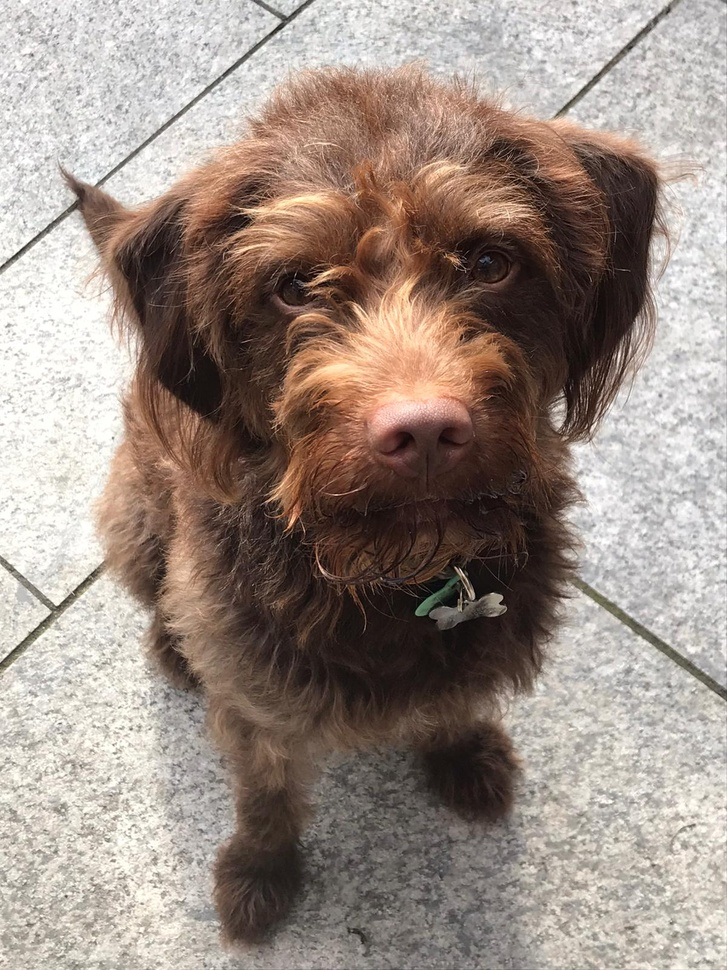
#> input picture ASCII Art/hodor.jpg, 727 x 970 px, shrunk from 1200 x 1600 before the run
$ python class.py
#> lines starting #> are read from the running program, lines starting #| are printed output that depends on the picture
# -*- coding: utf-8 -*-
"""
Created on Wed Dec 29 13:24:07 2021

@author: ellio
"""

import numpy as np
import PIL
from PIL import ImageOps

class Ascii_Imager():

    def __init__(self, fname:str, ascii_chars=None, compress:int=2):

        """
        Loads in an Image file and converts it to ascii character art

        ----------
        Parameters
        ----------

        fname: str
            filename of image to convert to ascii

        ascii_chars: list (optional)
            list of ascii characters. If not provided will use default list
            instead (recommended)

        compress: int (optional)
            if 1, does nothing. If even number, will compress image resolution
            by to original resolution/compress using a mean filter

        -------
        Outputs
        -------

        Text file sharing same name as input fname of ascii character art

        """
#> called with fname = 'hodor.jpg', compress = 1

        if ascii_chars == None:
            #ascii characters should decrease in intensity
            self.ascii_chars = ["@", "&", "%", "£", "$", "?", "!", ":", "*",
                                "+", "-", ".", " "]

        #load image and convert to greyscale values
        self.image = PIL.Image.open(fname)
#> self.image is the input picture: PIL image 727x970 RGB; mean R, G, B 155.3, 141.2, 132.5
        self.grey_image = ImageOps.grayscale(self.image)
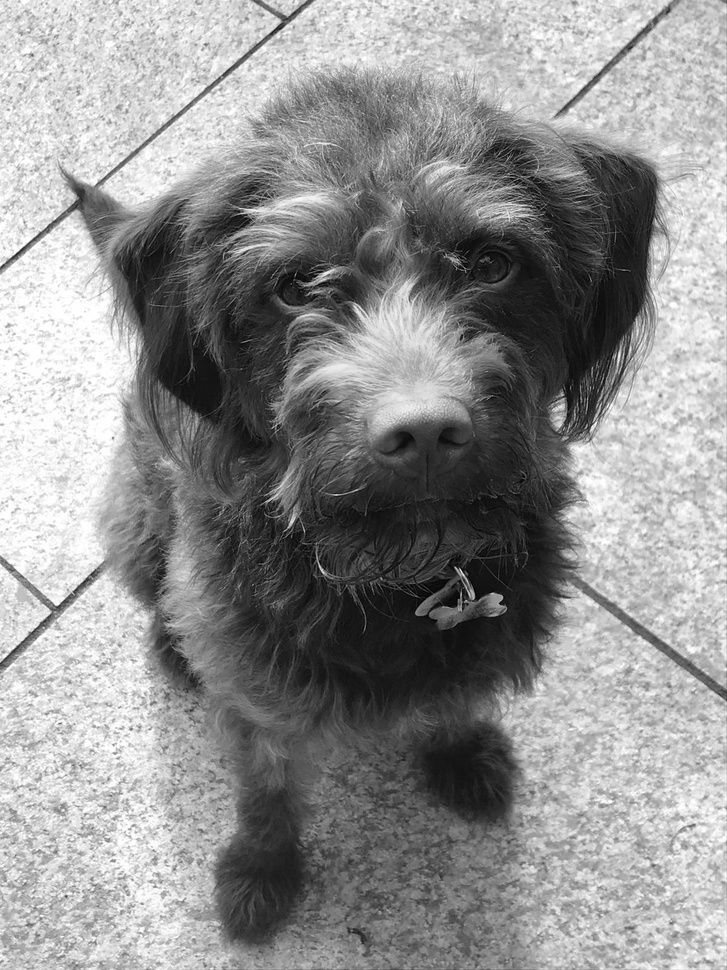
#> self.grey_image: PIL image 727x970 L; min 0, max 255, mean 144.5
        self.grey_vals = np.array(self.grey_image)

        #get range of greyscale numeric values
        min_num = np.amin(self.grey_vals)
#> min_num = 0
        max_num = np.amax(self.grey_vals)
#> max_num = 255
        step = (max_num - min_num)/(len(self.ascii_chars)-1)
#> step = 21.25

        #get shape of image
        nrows = self.grey_vals.shape[0]
#> nrows = 970
        ncolumns = self.grey_vals.shape[1]
#> ncolumns = 727

        #compress image
        if compress > 1:
            if compress % 2 != 0:
                raise ValueError("compress must be divisible by 2")
            else:
                old_nrows = nrows
                nrows = int(nrows/compress)
                old_ncolumns = ncolumns
                ncolumns = int(ncolumns/compress)
                self.grey_vals = self.grey_vals.reshape(nrows, old_nrows//nrows,
                                                        ncolumns, old_ncolumns//ncolumns,
                                                        ).mean(3).mean(1)

        #initialise ascii art string
        self.ascii = ""

        #for each row
        for y in range(nrows):
            #convert row from nums to list of ascii characters
            ascii_row = [self.ascii_chars[int(num//step)] for num in self.grey_vals[y]]
            #convert list to string and add to ascii
            self.ascii = self.ascii + "".join(ascii_row) + "\n"

        #save to file
        save_fname = fname[:-4]+".txt"
        with open(save_fname, "w") as f:
            f.write(self.ascii)

        return


if __name__ == "__main__":

    im = Ascii_Imager("hodor.jpg", compress=1)

$ run again, with ASCII Art/nicolas_cage.jpg copied over ASCII Art/hodor.jpg
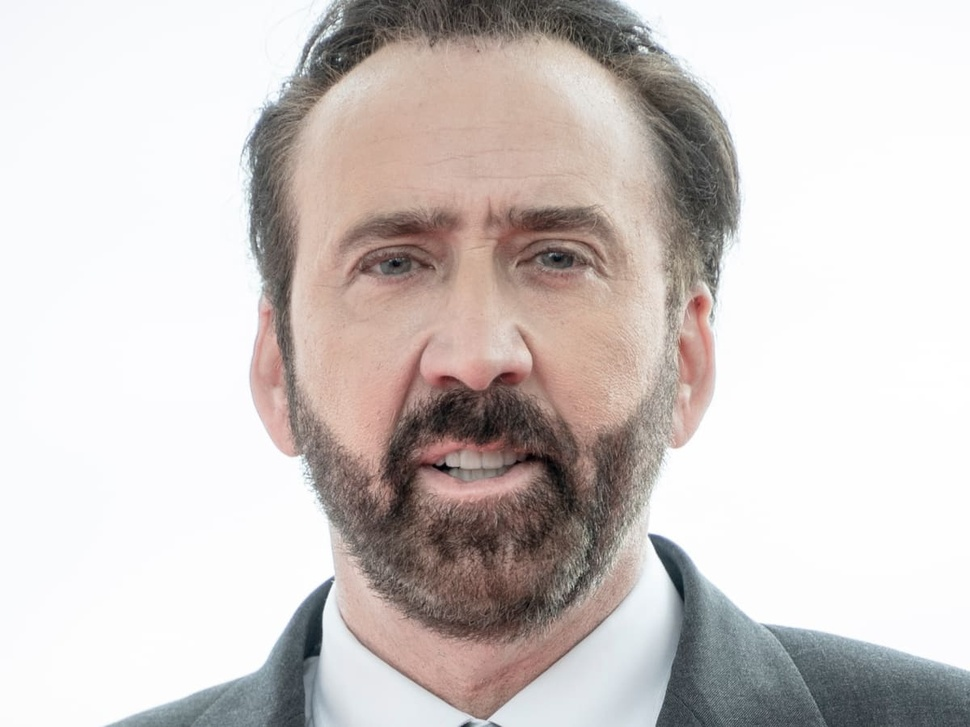
#> input picture ASCII Art/nicolas_cage.jpg, 970 x 727 px, shrunk from 1200 x 900 before the run
#> in __init__, self.image is the input picture: PIL image 970x727 RGB; mean R, G, B 207.6, 200.4, 198.1
#> in __init__, `self.grey_image = ImageOps.grayscale(self.image)`:
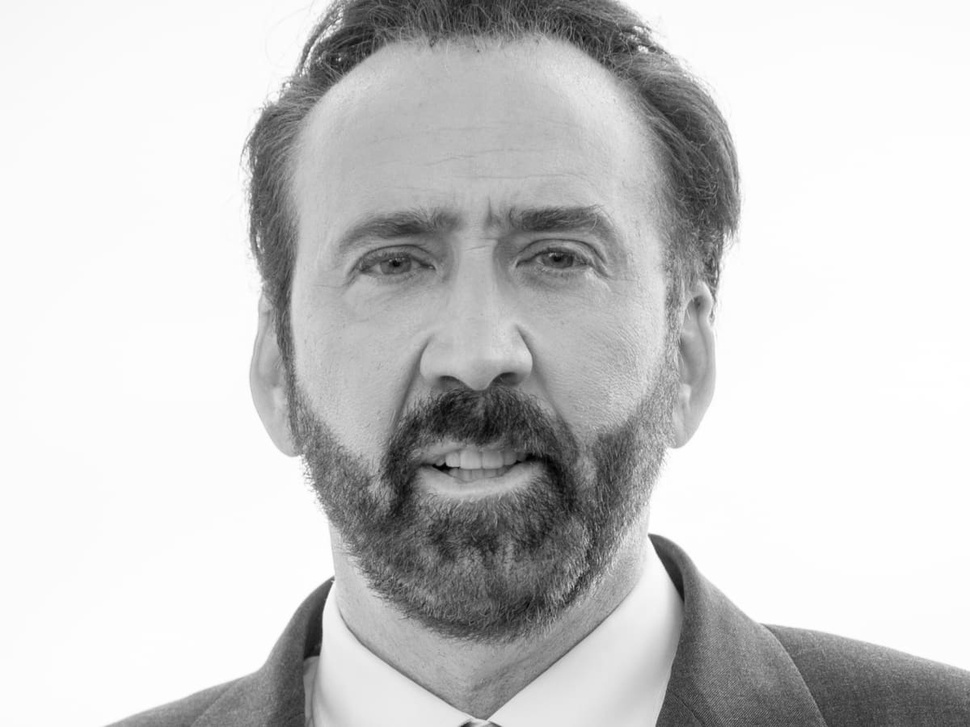
#> self.grey_image: PIL image 970x727 L; min 0, max 255, mean 202.3
#> min_num = 0
#> max_num = 255
#> step = 21.25
